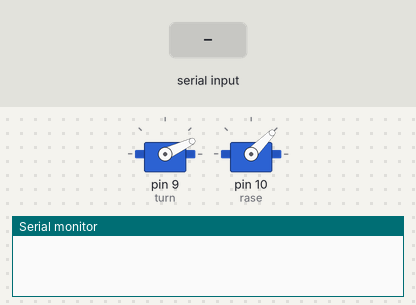
Bench run of a sketch on a simulated Arduino Uno, built with avr-gcc and run on an emulated ATmega328P. On the bench: 2 × servo, the last lines printed to the serial monitor. The inputs (shaded band) are chosen by the test bench.

Above: at 2.2 s.
2.3 s: "B" received over Serial
At 4.0 s:
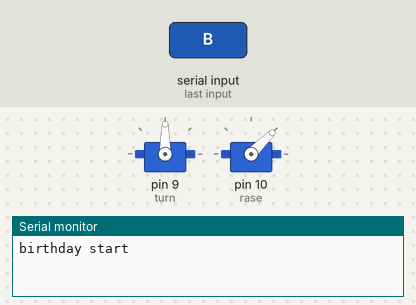
14.3 s: "U" received over Serial
At 15.9 s:
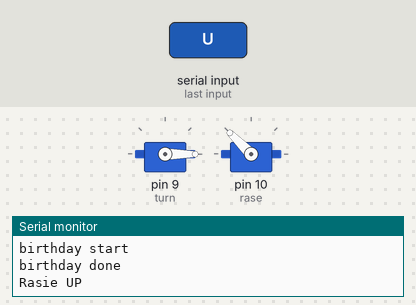
16.8 s: "R" received over Serial
At 18.5 s:
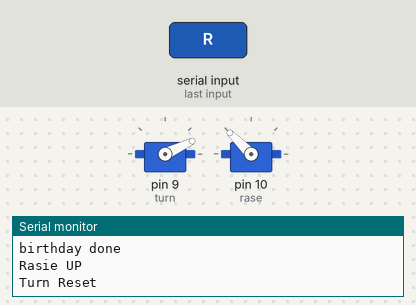
18.8 s: "C" received over Serial
At 20.1 s:
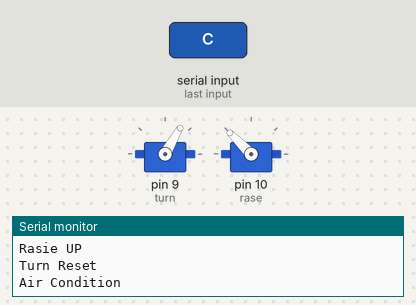
20.8 s: "L" received over Serial
At 21.6 s:
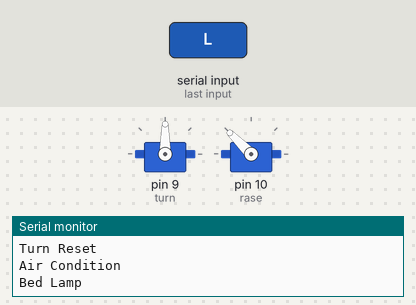
22.8 s: "K" received over Serial
At 24.4 s:
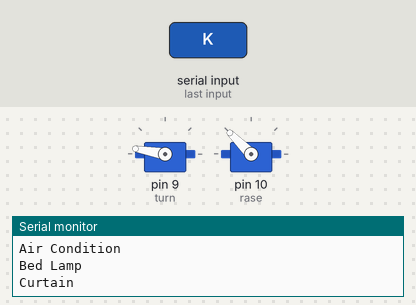
Timing chart, 0 to 25.8 s (numbered marks = the images above; inputs shaded):
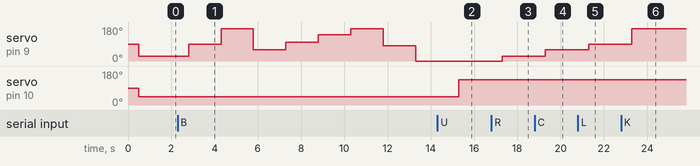

Measured:
- after the input at 14.3 s, servo on pin 10 (rase): 45° → 135° after 1.0 s
- after the input at 16.8 s, servo on pin 9 (turn): 0° → 25° after 0.50 s
- after the input at 18.8 s, servo on pin 9 (turn): 25° → 60° after 0.50 s
- after the input at 20.8 s, servo on pin 9 (turn): 60° → 90° after 0.50 s
- after the input at 22.8 s, servo on pin 9 (turn): 90° → 170° after 0.50 s

The sketch:

ArduinoDemo.ino
```cpp
#include <Servo.h>   // 调用舵机库
Servo turn;  // 创建水平舵机对象来控制伺服
Servo rase;  // 创建升降舵机对象来控制伺服

long randNumber;
long ldl;

// 延迟对象配置
int dl = 1500; // 操作延迟
int wdl = 500; // 启动延迟


// 角度信息
int rst = 25; // 水平复位
int cond = 60; // 空调
int lamp = 90; // 台灯
int kurt = 170; // 窗帘
int tv = 100; // 电视
int spk = 140; // 音箱
int hlgt = 80; // 大灯

// Protopie 联动指令
// B 运行生日脚本
// U 执行伸头
// D 执行缩头
// R 执行水平复位
// C 控制空调
// L 控制台灯
// K 控制窗帘
// T 控制电视
// S 控制音箱
// H 控制大灯

void setup() {
  Serial.begin(9600);  // For USB communication with Android

  turn.attach(9);  // attaches the servo on pin 9 to the servo object
  rase.attach(10);  // attaches the servo on pin 10 to the servo object

  delay(wdl); // 延迟防止运动失效
  turn.write(rst); // 水平复位
  rase.write(45); // 升降复位
  delay(wdl); // 延迟防止运动失效
  turn.detach(); // 断开水平电源
  rase.detach(); // 断开升降电源
}

void loop() {
  // Read from ProtoPie
  while (Serial.available() > 0) {
    int a = Serial.read();

    // 生日程序
    if (a == 'B') {
      // Turn on birthday
      Serial.println("birthday start"); // Send "birthday done" to ProtoPie
      turn.attach(9);  // attaches the servo on pin 9 to the servo object
      delay(wdl);
      turn.write(90);
      delay(dl);
      turn.write(170);
      delay(dl);
      turn.write(60);
      delay(dl);
      turn.write(100);
      delay(dl);
      turn.write(140);
      delay(dl);
      turn.write(170);
      delay(dl);
      turn.write(80);
      delay(dl);
      turn.write(0);
      delay(dl);
      turn.detach();
      Serial.println("birthday done"); // Send "birthday done" to ProtoPie
    }

    // 探头程序
    if (a == 'U') { // Turn on head
      Serial.println("Rasie UP"); // Send "Rasie UP" to ProtoPie
      rase.attach(10);
      delay(wdl);
      rase.write(135);
      delay(wdl);
      rase.detach();
    }

    // 缩头程序
    if (a == 'D') { // Turn off head
      Serial.println("Raise DOWN"); // Send "Raise DOWN" to ProtoPie
      rase.attach(10);
      delay(wdl);
      rase.write(45);
      delay(wdl);
      rase.detach();
    }

    // 水平复位程序
    if (a == 'R') { // Turn Reset
      Serial.println("Turn Reset"); // Send "Turn Reset" to ProtoPie
      turn.attach(9);  // attaches the servo on pin 9 to the servo object
      delay(wdl);
      turn.write(rst);
      delay(dl);
      turn.detach();
    }

    // 空调程序
    if (a == 'C') { // Turn Condition
      Serial.println("Air Condition"); // Send "Air Condition" to ProtoPie
      turn.attach(9);  // attaches the servo on pin 9 to the servo object
      delay(wdl);
      turn.write(cond);
      delay(dl);
      turn.detach();
    }


    // 台灯程序
    if (a == 'L') { // Turn Lamp
      Serial.println("Bed Lamp"); // Send "Bed Lamp" to ProtoPie
      turn.attach(9);  // attaches the servo on pin 9 to the servo object
      delay(wdl);
      turn.write(lamp);
      delay(dl);
      turn.detach();
    }

    // 窗帘程序
    if (a == 'K') { // Turn curtain
      Serial.println("Curtain"); // Send "Curtain" to ProtoPie
      turn.attach(9);  // attaches the servo on pin 9 to the servo object
      delay(wdl);
      turn.write(kurt);
      delay(dl);
      turn.detach();
    }

    // 电视程序
    if (a == 'T') { // Turn TV
      Serial.println("TV"); // Send "TV" to ProtoPie
      turn.attach(9);  // attaches the servo on pin 9 to the servo object
      delay(wdl);
      turn.write(tv);
      delay(dl);
      turn.detach();
    }

    // 音箱程序
    if (a == 'S') { // Turn Speaker
      Serial.println("Speaker"); // Send "Speaker" to ProtoPie
      turn.attach(9);  // attaches the servo on pin 9 to the servo object
      delay(wdl);
      turn.write(spk);
      delay(dl);
      turn.detach();
    }

    // 大灯程序
    if (a == 'H') { // Turn Head Light
      Serial.println("Head Light"); // Send "Head Light" to ProtoPie
      turn.attach(9);  // attaches the servo on pin 9 to the servo object
      delay(wdl);
      turn.write(hlgt);
      delay(dl);
      turn.detach();

    }
  }
}
```
